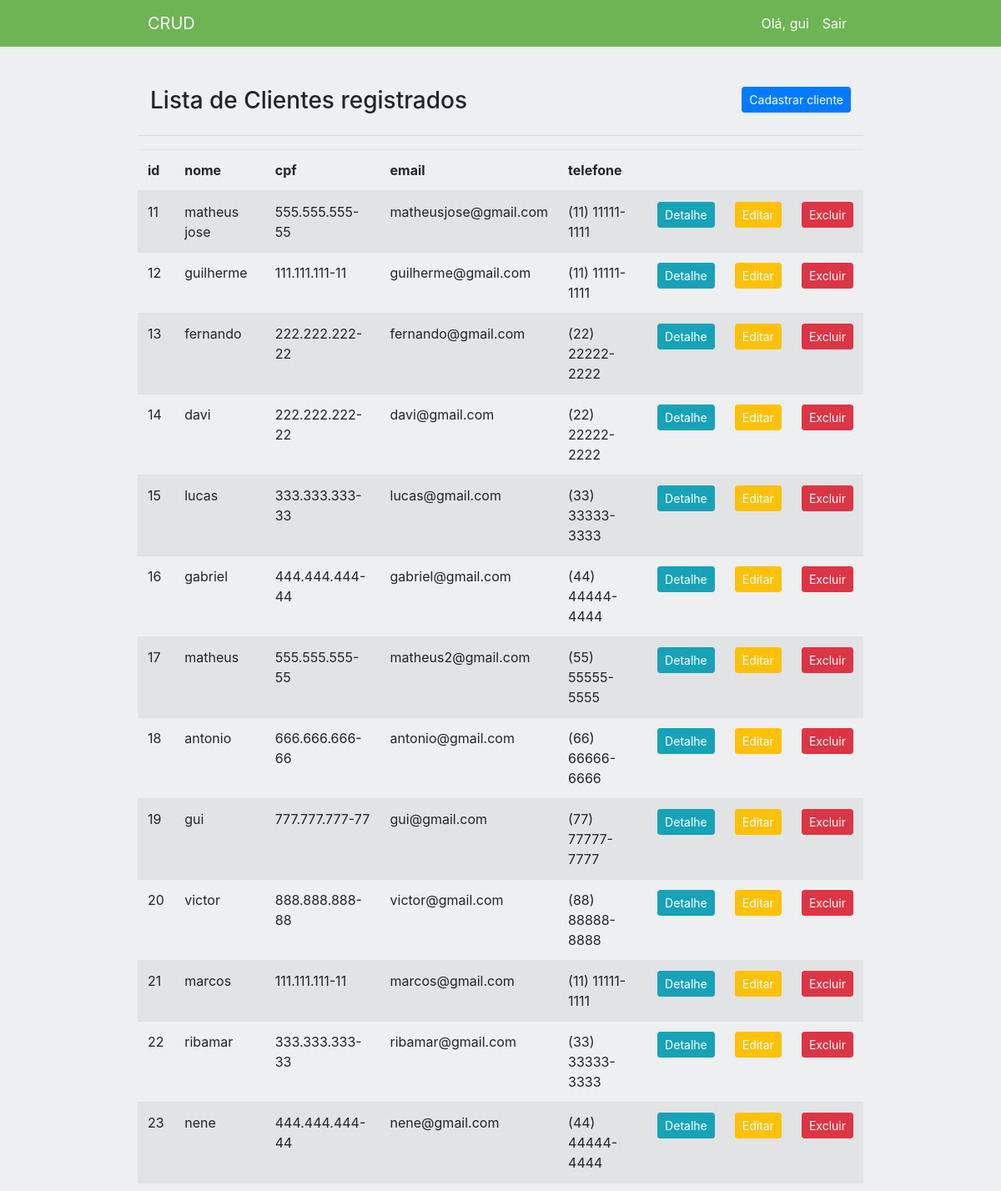
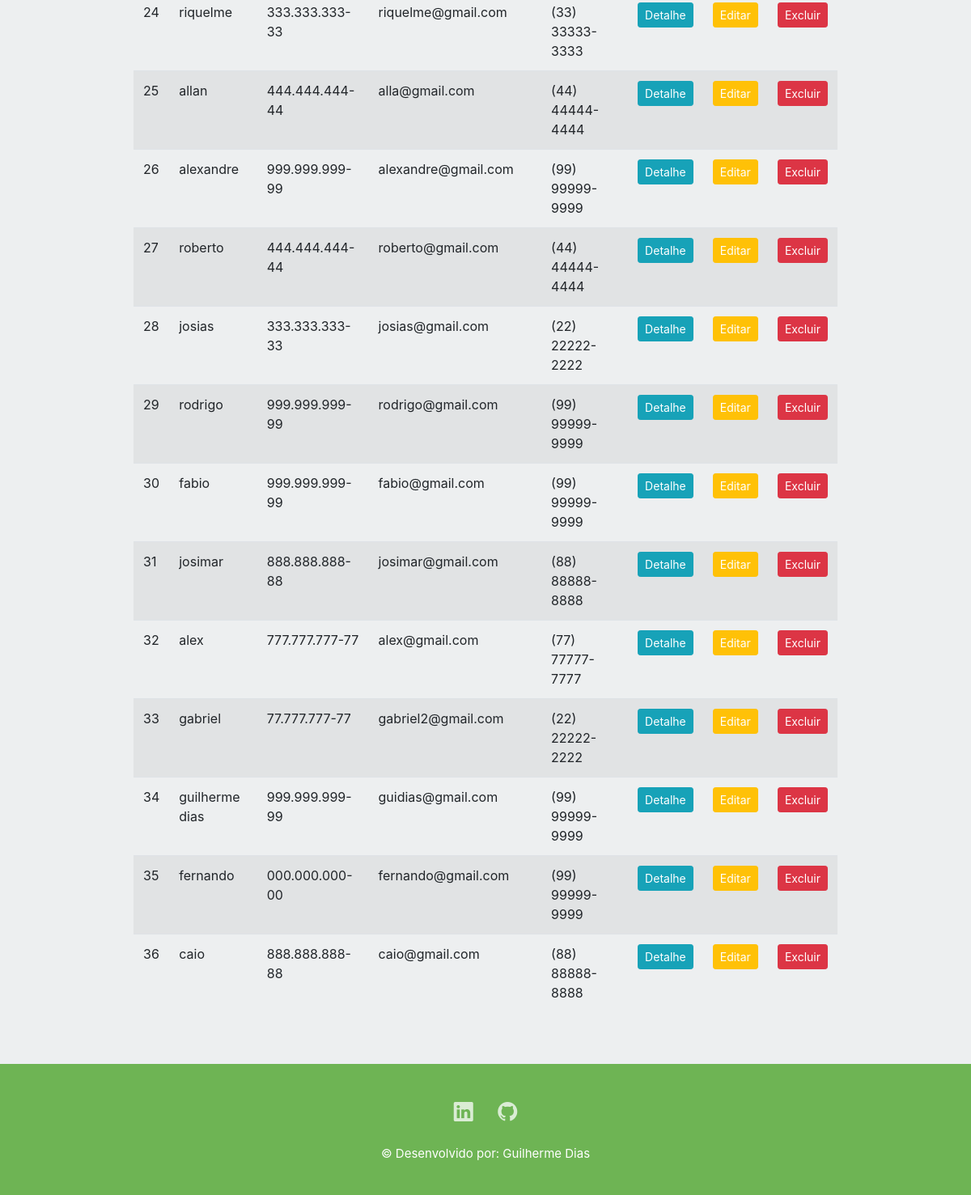
The app's page / (signed in) with its own data (2 pictures, top to bottom).
### cadastro/models.py (models this page shows, shortened)
class Pessoa(models.Model):
    nome = models.CharField(max_length=30)
    cpf = models.CharField(max_length=14)
    email = models.EmailField(max_length=30)
    telefone = models.CharField(max_length=15)

### cadastro/views.py (the view)
# urls.py: path('', cadastros, name='cadastros'),
@login_required(login_url='login')
def cadastros(request):
    cadastros = Pessoa.objects.all()
    busca = request.GET.get('search')
    if busca:
        cadastros = Pessoa.objects.filter(nome__icontains=busca)
    return render(request, 'paginas/cadastros.html', {'cadastros': cadastros})

### templates/paginas/cadastros.html (shortened to what this page needs)
{% extends 'base.html' %}
{% load static %}
{% block content %}
<link rel="stylesheet" href="{% static 'css/cadastros.css' %}">
<div class="container">
    <div class="row justify-content-between">
        <div class="col-6">
            <h3>Lista de Clientes registrados</h3>
        </div>
        <div class="col-6">
            <a href="{% url 'novo_cadastro' %}" class="btn btn-primary btn-sm float-right">Cadastrar cliente</a>
        </div>
    </div>
</div>
<hr>
<div class="table-responsive">
    <table class="table table-striped" id="tabela-listar">
        <thead>
            <tr>
                <th>id</th>
                <th>nome</th>
                <th>cpf</th>
                <th>email</th>
                <th>telefone</th>
                <th></th>
                <th></th>
                <th></th>
            </tr>
        </thead>
        <tbody>
            <tr>
                {% for cadastro in cadastros %}
                <td>{{cadastro.id}}</td>
                <td>{{cadastro.nome}}</td>
                <td>{{cadastro.cpf}}</td>
                <td>{{cadastro.email}}</td>
                <td>{{cadastro.telefone}}</td>
                <td><button class="btn btn-info btn-sm"><a
                            href="{% url 'detalhe_cadastro' cadastro.id %}">Detalhe</a></button>
                </td>
                <td><button class="btn btn-warning btn-sm"><a
                            href="{% url 'editar_cadastro' cadastro.id %}">Editar</a></button>
                </td>
                <td><button class="btn btn-danger btn-sm"><a
                            href="{% url 'excluir_cadastro' cadastro.id %}">Excluir</a></button>
                </td>
            </tr>
            {% endfor %}
        </tbody>
    </table>
</div>
{% endblock %}

### templates/base.html (shortened to what this page needs)
{% load static %}
<!doctype html>
<html lang="pt-br">
<head>
  <link rel="stylesheet" href="https://cdn.jsdelivr.net/npm/bootstrap@4.6.2/dist/css/bootstrap.min.css"
>
  <link rel="stylesheet" href="https://cdn.jsdelivr.net/npm/bootstrap-icons@1.10.2/font/bootstrap-icons.css">
  <link rel="stylesheet" type="text/css" href="https://cdn.datatables.net/v/bs4/dt-1.13.1/datatables.min.css" />
  <link rel="stylesheet" href="{% static 'css/base.css' %}">
</head>
<body>
  <nav class="navbar navbar-expand-lg navbar-light">
    <div class="container w-75">
      <a class="navbar-brand text-light" href="{% url 'cadastros' %}">CRUD</a>
      <div class="collapse navbar-collapse" id="navbarNav">
        <ul class="navbar-nav ml-auto">
          <li class="nav-item">
            <span class="nav-link text-light">Olá, {{request.user}}</span>
          </li>
          <li class="nav-item">
            <a class="nav-link link-sair text-light" href="{% url 'logout' %}">Sair</a>
          </li>
        </ul>
      </div>
    </div>
  </nav>
  <div class="container w-75 mt-5 mb-5">
    {% block content %}
    {% endblock %}
  </div>
  <div class="footer-basic">
    <footer>
      <div class="social">
        <a href="https://www.linkedin.com/in/guilherme-dias-53289a23b/" target="_blank"><i
            class="bi bi-linkedin"></i></a>
        <a href="https://github.com/guidias2002" target="_blank"><i class="bi bi-github"></i></a>
      </div>
      <p class="copyright">© Desenvolvido por: Guilherme Dias</p>
    </footer>
  </div>
</body>
</html>

### static/css/base.css (style rules this page uses)
html { height: 100%; }
body { background-color: rgb(237,239,240); display: flex; flex-direction: column; min-height: 100%; }
nav { background-color: rgb(110,180,84); }
.footer-basic { margin-top: auto; padding:40px 0; background-color:rgb(110,180,84); color:white; }
.footer-basic .social { text-align:center; padding-bottom:20px; margin-top: auto; }
.footer-basic .social > a { font-size:24px; width:40px; height:40px; line-height:40px; display:inline-block; text-align:center; border-radius:50%; margin:0 5px; color:inherit; opacity:0.75; }
.footer-basic .copyright { text-align:center; font-size:15px; color:white; margin-bottom:0; }

### static/css/cadastros.css (style rules this page uses)
a { color: white; }

### records on screen
Pessoa: id "11", nome "matheus jose", cpf "555.555.555-55", email "matheusjose@gmail.com", telefone "(11) 11111-1111"
Pessoa: id "12", nome "guilherme", cpf "111.111.111-11", email "guilherme@gmail.com", telefone "(11) 11111-1111"
Pessoa: id "13", nome "fernando", cpf "222.222.222-22", email "fernando@gmail.com", telefone "(22) 22222-2222"
Pessoa: id "14", nome "davi", cpf "222.222.222-22", email "davi@gmail.com", telefone "(22) 22222-2222"
Pessoa: id "15", nome "lucas", cpf "333.333.333-33", email "lucas@gmail.com", telefone "(33) 33333-3333"
Pessoa: id "16", nome "gabriel", cpf "444.444.444-44", email "gabriel@gmail.com", telefone "(44) 44444-4444"
Pessoa: id "17", nome "matheus", cpf "555.555.555-55", email "matheus2@gmail.com", telefone "(55) 55555-5555"
Pessoa: id "18", nome "antonio", cpf "666.666.666-66", email "antonio@gmail.com", telefone "(66) 66666-6666"
Pessoa: id "19", nome "gui", cpf "777.777.777-77", email "gui@gmail.com", telefone "(77) 77777-7777"
Pessoa: id "20", nome "victor", cpf "888.888.888-88", email "victor@gmail.com", telefone "(88) 88888-8888"
Pessoa: id "21", nome "marcos", cpf "111.111.111-11", email "marcos@gmail.com", telefone "(11) 11111-1111"
Pessoa: id "22", nome "ribamar", cpf "333.333.333-33", email "ribamar@gmail.com", telefone "(33) 33333-3333"
Pessoa: id "23", nome "nene", cpf "444.444.444-44", email "nene@gmail.com", telefone "(44) 44444-4444"
Pessoa: id "24", nome "riquelme", cpf "333.333.333-33", email "riquelme@gmail.com", telefone "(33) 33333-3333"
Pessoa: id "25", nome "allan", cpf "444.444.444-44", email "alla@gmail.com", telefone "(44) 44444-4444"
Pessoa: id "26", nome "alexandre", cpf "999.999.999-99", email "alexandre@gmail.com", telefone "(99) 99999-9999"
Pessoa: id "27", nome "roberto", cpf "444.444.444-44", email "roberto@gmail.com", telefone "(44) 44444-4444"
Pessoa: id "28", nome "josias", cpf "333.333.333-33", email "josias@gmail.com", telefone "(22) 22222-2222"
Pessoa: id "29", nome "rodrigo", cpf "999.999.999-99", email "rodrigo@gmail.com", telefone "(99) 99999-9999"
Pessoa: id "30", nome "fabio", cpf "999.999.999-99", email "fabio@gmail.com", telefone "(99) 99999-9999"
Pessoa: id "31", nome "josimar", cpf "888.888.888-88", email "josimar@gmail.com", telefone "(88) 88888-8888"
Pessoa: id "32", nome "alex", cpf "777.777.777-77", email "alex@gmail.com", telefone "(77) 77777-7777"
Pessoa: id "33", nome "gabriel", cpf "77.777.777-77", email "gabriel2@gmail.com", telefone "(22) 22222-2222"
Pessoa: id "34", nome "guilherme dias", cpf "999.999.999-99", email "guidias@gmail.com", telefone "(99) 99999-9999"
Pessoa: id "35", nome "fernando", cpf "000.000.000-00", email "fernando@gmail.com", telefone "(99) 99999-9999"
Pessoa: id "36", nome "caio", cpf "888.888.888-88", email "caio@gmail.com", telefone "(88) 88888-8888"

### other values on screen
{{ request.user }} "gui"
